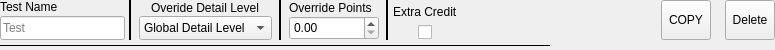
<?xml version="1.0" encoding="UTF-8"?>
<ui version="4.0">
 <class>TopRow</class>
 <widget class="QWidget" name="TopRow">
  <property name="geometry">
   <rect>
    <x>0</x>
    <y>0</y>
    <width>775</width>
    <height>50</height>
   </rect>
  </property>
  <property name="sizePolicy">
   <sizepolicy hsizetype="Preferred" vsizetype="Preferred">
    <horstretch>0</horstretch>
    <verstretch>0</verstretch>
   </sizepolicy>
  </property>
  <property name="minimumSize">
   <size>
    <width>650</width>
    <height>30</height>
   </size>
  </property>
  <property name="maximumSize">
   <size>
    <width>5000</width>
    <height>50</height>
   </size>
  </property>
  <property name="styleSheet">
   <string notr="true"/>
  </property>
  <layout class="QGridLayout" name="gridLayout">
   <property name="leftMargin">
    <number>0</number>
   </property>
   <property name="topMargin">
    <number>0</number>
   </property>
   <property name="rightMargin">
    <number>0</number>
   </property>
   <property name="bottomMargin">
    <number>0</number>
   </property>
   <property name="spacing">
    <number>0</number>
   </property>
   <item row="0" column="0">
    <layout class="QHBoxLayout" name="horizontalLayout">
     <property name="spacing">
      <number>4</number>
     </property>
     <item>
      <layout class="QVBoxLayout" name="verticalLayout_2">
       <property name="spacing">
        <number>2</number>
       </property>
       <item alignment="Qt::AlignLeft">
        <widget class="QLabel" name="label_2">
         <property name="text">
          <string>Test Name</string>
         </property>
        </widget>
       </item>
       <item>
        <widget class="QLineEdit" name="TestName">
         <property name="sizePolicy">
          <sizepolicy hsizetype="Minimum" vsizetype="Preferred">
           <horstretch>0</horstretch>
           <verstretch>0</verstretch>
          </sizepolicy>
         </property>
         <property name="minimumSize">
          <size>
           <width>125</width>
           <height>24</height>
          </size>
         </property>
         <property name="maximumSize">
          <size>
           <width>125</width>
           <height>24</height>
          </size>
         </property>
         <property name="toolTip">
          <string>&lt;html&gt;&lt;head/&gt;&lt;body&gt;&lt;p&gt;Name of test if desired&lt;/p&gt;&lt;/body&gt;&lt;/html&gt;</string>
         </property>
         <property name="placeholderText">
          <string>Test</string>
         </property>
        </widget>
       </item>
      </layout>
     </item>
     <item>
      <widget class="Line" name="line">
       <property name="frameShadow">
        <enum>QFrame::Plain</enum>
       </property>
       <property name="lineWidth">
        <number>2</number>
       </property>
       <property name="orientation">
        <enum>Qt::Vertical</enum>
       </property>
      </widget>
     </item>
     <item>
      <layout class="QVBoxLayout" name="verticalLayout_3">
       <property name="spacing">
        <number>0</number>
       </property>
       <property name="leftMargin">
        <number>3</number>
       </property>
       <property name="rightMargin">
        <number>3</number>
       </property>
       <item alignment="Qt::AlignHCenter">
        <widget class="QLabel" name="label">
         <property name="maximumSize">
          <size>
           <width>16777215</width>
           <height>16777215</height>
          </size>
         </property>
         <property name="text">
          <string>Overide Detail Level</string>
         </property>
        </widget>
       </item>
       <item>
        <widget class="QComboBox" name="ShowLevel">
         <property name="sizePolicy">
          <sizepolicy hsizetype="Preferred" vsizetype="Fixed">
           <horstretch>0</horstretch>
           <verstretch>0</verstretch>
          </sizepolicy>
         </property>
         <property name="minimumSize">
          <size>
           <width>125</width>
           <height>24</height>
          </size>
         </property>
         <property name="maximumSize">
          <size>
           <width>16777215</width>
           <height>24</height>
          </size>
         </property>
         <property name="toolTip">
          <string>&lt;html&gt;&lt;head/&gt;&lt;body&gt;&lt;p&gt;Overrides the global Detail level. has no effect if this is a lower level than the global level&lt;/p&gt;&lt;/body&gt;&lt;/html&gt;</string>
         </property>
         <item>
          <property name="text">
           <string>Global Detail Level</string>
          </property>
         </item>
         <item>
          <property name="text">
           <string>Show Only Inputs</string>
          </property>
         </item>
         <item>
          <property name="text">
           <string>Show Only Output</string>
          </property>
         </item>
         <item>
          <property name="text">
           <string>Show Full Details</string>
          </property>
         </item>
        </widget>
       </item>
      </layout>
     </item>
     <item>
      <widget class="Line" name="line_2">
       <property name="frameShadow">
        <enum>QFrame::Plain</enum>
       </property>
       <property name="lineWidth">
        <number>2</number>
       </property>
       <property name="orientation">
        <enum>Qt::Vertical</enum>
       </property>
      </widget>
     </item>
     <item>
      <layout class="QVBoxLayout" name="verticalLayout_5">
       <property name="spacing">
        <number>0</number>
       </property>
       <property name="leftMargin">
        <number>3</number>
       </property>
       <property name="rightMargin">
        <number>3</number>
       </property>
       <item>
        <widget class="QLabel" name="label_6">
         <property name="maximumSize">
          <size>
           <width>16777215</width>
           <height>16777215</height>
          </size>
         </property>
         <property name="text">
          <string>Override Points</string>
         </property>
        </widget>
       </item>
       <item>
        <widget class="QDoubleSpinBox" name="MaxPoints">
         <property name="minimumSize">
          <size>
           <width>90</width>
           <height>24</height>
          </size>
         </property>
         <property name="maximumSize">
          <size>
           <width>16777215</width>
           <height>24</height>
          </size>
         </property>
         <property name="toolTip">
          <string>&lt;html&gt;&lt;head/&gt;&lt;body&gt;&lt;p&gt;Overrides Maximum points if you would like this to be worth something more or less than the other tests&lt;/p&gt;&lt;/body&gt;&lt;/html&gt;</string>
         </property>
         <property name="prefix">
          <string/>
         </property>
         <property name="suffix">
          <string/>
         </property>
        </widget>
       </item>
      </layout>
     </item>
     <item>
      <widget class="Line" name="line_3">
       <property name="frameShadow">
        <enum>QFrame::Plain</enum>
       </property>
       <property name="lineWidth">
        <number>2</number>
       </property>
       <property name="orientation">
        <enum>Qt::Vertical</enum>
       </property>
      </widget>
     </item>
     <item>
      <layout class="QVBoxLayout" name="verticalLayout_4">
       <property name="spacing">
        <number>2</number>
       </property>
       <item alignment="Qt::AlignHCenter">
        <widget class="QLabel" name="label_3">
         <property name="maximumSize">
          <size>
           <width>16777215</width>
           <height>16777215</height>
          </size>
         </property>
         <property name="text">
          <string>Extra Credit</string>
         </property>
        </widget>
       </item>
       <item alignment="Qt::AlignHCenter">
        <widget class="QCheckBox" name="ExtraCredit">
         <property name="sizePolicy">
          <sizepolicy hsizetype="Fixed" vsizetype="Fixed">
           <horstretch>0</horstretch>
           <verstretch>0</verstretch>
          </sizepolicy>
         </property>
         <property name="minimumSize">
          <size>
           <width>0</width>
           <height>0</height>
          </size>
         </property>
         <property name="maximumSize">
          <size>
           <width>16777215</width>
           <height>16777215</height>
          </size>
         </property>
         <property name="toolTip">
          <string>&lt;html&gt;&lt;head/&gt;&lt;body&gt;&lt;p&gt;Is this an Extra credit Test?&lt;/p&gt;&lt;p&gt;Extra Credit Tests will be run AFTER all regular tests regardless of shuffle&lt;/p&gt;&lt;/body&gt;&lt;/html&gt;</string>
         </property>
         <property name="text">
          <string/>
         </property>
         <property name="checked">
          <bool>false</bool>
         </property>
        </widget>
       </item>
      </layout>
     </item>
     <item>
      <spacer name="horizontalSpacer">
       <property name="orientation">
        <enum>Qt::Horizontal</enum>
       </property>
       <property name="sizeHint" stdset="0">
        <size>
         <width>50</width>
         <height>20</height>
        </size>
       </property>
      </spacer>
     </item>
     <item>
      <widget class="QToolButton" name="CopyButton">
       <property name="sizePolicy">
        <sizepolicy hsizetype="Preferred" vsizetype="Preferred">
         <horstretch>0</horstretch>
         <verstretch>0</verstretch>
        </sizepolicy>
       </property>
       <property name="minimumSize">
        <size>
         <width>50</width>
         <height>0</height>
        </size>
       </property>
       <property name="toolTip">
        <string>&lt;html&gt;&lt;head/&gt;&lt;body&gt;&lt;p&gt;Copy Test&lt;/p&gt;&lt;/body&gt;&lt;/html&gt;</string>
       </property>
       <property name="text">
        <string>COPY</string>
       </property>
       <property name="icon">
        <iconset>
         <normaloff>Icons/copy.png</normaloff>Icons/copy.png</iconset>
       </property>
       <property name="iconSize">
        <size>
         <width>30</width>
         <height>30</height>
        </size>
       </property>
       <property name="popupMode">
        <enum>QToolButton::InstantPopup</enum>
       </property>
       <property name="toolButtonStyle">
        <enum>Qt::ToolButtonIconOnly</enum>
       </property>
      </widget>
     </item>
     <item>
      <spacer name="horizontalSpacer_2">
       <property name="orientation">
        <enum>Qt::Horizontal</enum>
       </property>
       <property name="sizeType">
        <enum>QSizePolicy::Fixed</enum>
       </property>
       <property name="sizeHint" stdset="0">
        <size>
         <width>10</width>
         <height>20</height>
        </size>
       </property>
      </spacer>
     </item>
     <item>
      <widget class="QToolButton" name="DeleteButton">
       <property name="sizePolicy">
        <sizepolicy hsizetype="Preferred" vsizetype="Preferred">
         <horstretch>0</horstretch>
         <verstretch>0</verstretch>
        </sizepolicy>
       </property>
       <property name="minimumSize">
        <size>
         <width>50</width>
         <height>0</height>
        </size>
       </property>
       <property name="toolTip">
        <string>&lt;html&gt;&lt;head/&gt;&lt;body&gt;&lt;p&gt;Delete Test&lt;/p&gt;&lt;/body&gt;&lt;/html&gt;</string>
       </property>
       <property name="text">
        <string>Delete</string>
       </property>
       <property name="icon">
        <iconset>
         <normaloff>Icons/delete.png</normaloff>Icons/delete.png</iconset>
       </property>
       <property name="iconSize">
        <size>
         <width>30</width>
         <height>30</height>
        </size>
       </property>
      </widget>
     </item>
    </layout>
   </item>
   <item row="1" column="0">
    <widget class="Line" name="line_4">
     <property name="minimumSize">
      <size>
       <width>0</width>
       <height>8</height>
      </size>
     </property>
     <property name="maximumSize">
      <size>
       <width>550</width>
       <height>40</height>
      </size>
     </property>
     <property name="styleSheet">
      <string notr="true"/>
     </property>
     <property name="frameShadow">
      <enum>QFrame::Plain</enum>
     </property>
     <property name="lineWidth">
      <number>1</number>
     </property>
     <property name="orientation">
      <enum>Qt::Horizontal</enum>
     </property>
    </widget>
   </item>
  </layout>
 </widget>
 <resources/>
 <connections/>
</ui>
